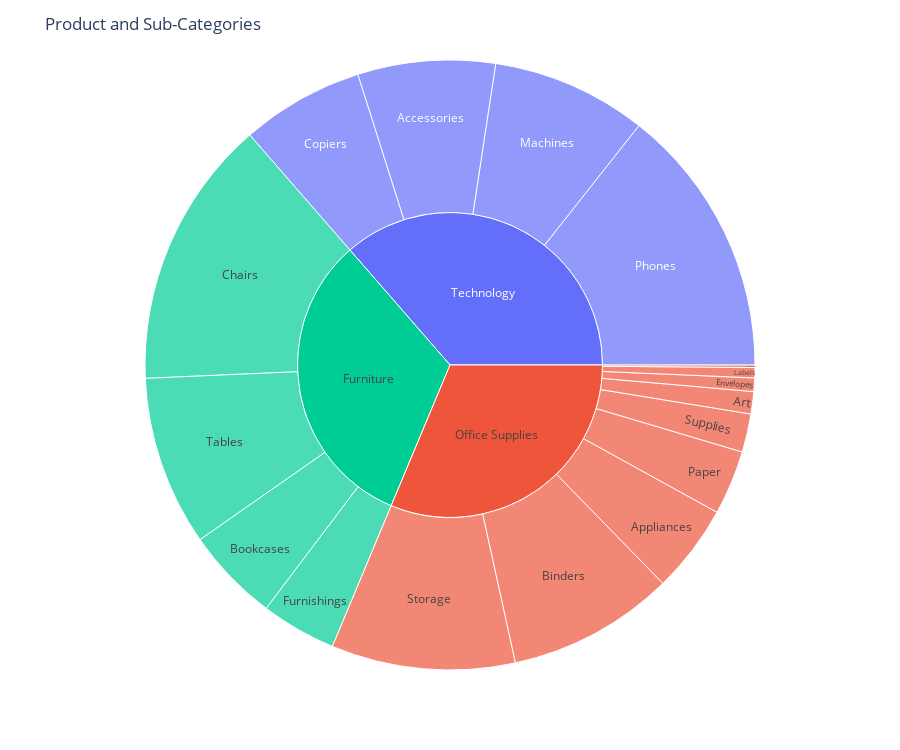

Source (notebook cell):
### Markdown cell above
Sale of office supplies is way higher than the other two categories.
The distribution is highest in Consumer Segment.

### Code cell
fig = px.sunburst(df,path=['Category','Sub_cat'],values='Sales',color='Category')
fig.update_layout(height=750,title_text='Product and Sub-Categories')
fig.show()

### Figure 1 — Plotly figure (JSON) as saved in the notebook; plotly's stock layout.template omitted (floating-point values rounded to 4 significant figures)
{"data": [{"branchvalues": "total", "customdata": [["Technology"], ["Office Supplies"], ["Office Supplies"], ["Furniture"], ["Office Supplies"], ["Furniture"], ["Furniture"], ["Office Supplies"], ["Office Supplies"], ["Technology"], ["Office Supplies"], ["Furniture"], ["Office Supplies"], ["Office Supplies"], ["Technology"], ["Furniture"], ["Office Supplies"], ["Office Supplies"], ["Technology"], ["Technology"]], "domain": {"x": [0, 1], "y": [0, 1]}, "hovertemplate": "labels=%{label}<br>Sales=%{value}<br>parent=%{parent}<br>id=%{id}<br>Category=%{customdata[0]}<extra></extra>", "ids": ["Technology/Accessories", "Office Supplies/Appliances", "Office Supplies/Binders", "Furniture/Chairs", "Office Supplies/Labels", "Furniture", "Furniture/Tables", "Office Supplies/Supplies", "Office Supplies/Storage", "Technology/Phones", "Office Supplies/Paper", "Furniture/Furnishings", "Office Supplies", "Office Supplies/Fasteners", "Technology/Copiers", "Furniture/Bookcases", "Office Supplies/Art", "Office Supplies/Envelopes", "Technology/Machines", "Technology"], "labels": ["Accessories", "Appliances", "Binders", "Chairs", "Labels", "Furniture", "Tables", "Supplies", "Storage", "Phones", "Paper", "Furnishings", "Office Supplies", "Fasteners", "Copiers", "Bookcases", "Art", "Envelopes", "Machines", "Technology"], "marker": {"colors": ["#636efa", "#EF553B", "#EF553B", "#00cc96", "#EF553B", "#00cc96", "#00cc96", "#EF553B", "#EF553B", "#636efa", "#EF553B", "#00cc96", "#EF553B", "#EF553B", "#636efa", "#00cc96", "#EF553B", "#EF553B", "#636efa", "#636efa"]}, "name": "", "parents": ["Technology", "Office Supplies", "Office Supplies", "Furniture", "Office Supplies", "", "Furniture", "Office Supplies", "Office Supplies", "Technology", "Office Supplies", "Furniture", "", "Office Supplies", "Technology", "Furniture", "Office Supplies", "Office Supplies", "Technology", ""], "type": "sunburst", "values": [167400.0, 107500.0, 203400.0, 328400.0, 12490.0, 742000.0, 207000.0, 46670.0, 223800.0, 330000.0, 78480.0, 91710.0, 719000.0, 3024.0, 149500.0, 114900.0, 27120.0, 16480.0, 189200.0, 836200.0]}], "layout": {"height": 750, "legend": {"tracegroupgap": 0}, "margin": {"t": 60}, "title": {"text": "Product and Sub-Categories"}}}
